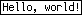

Recreate this plot in Python.
import logging

from inkystock.config import Config
from inkystock.paint import Pillow
from inkystock.layout import Container, Layout, Display, Align, Padding, Border


def setup_logging(level: str) -> logging.Logger:
    logging.basicConfig(
        format="%(asctime)s %(levelname)s [%(filename)s:%(module)s:%(funcName)s:%(lineno)d]: %(message)s")
    log = logging.getLogger("inkystock")
    log.setLevel(getattr(logging, level))
    return log


config = Config(path="hello_world.ini")

setup_logging(config.main.loglevel)

painter = Pillow()

root = Container()

hello_world = Container(display=Display.BLOCK,
                        align=Align.LEFT,
                        padding=Padding(top=2, left=2, bottom=2, right=2),
                        border=Border(top=1, left=1, bottom=1, right=1))
hello_world.add(painter.text("Hello, world!",
                             font=config.fonts.statusbar,
                             font_size=config.fonts.statusbar_size))

root.add(hello_world)

layout = Layout(root).layout()

image = painter.paint((hello_world.width(), hello_world.height()), layout)
image.render().save("./hello_world.png")
